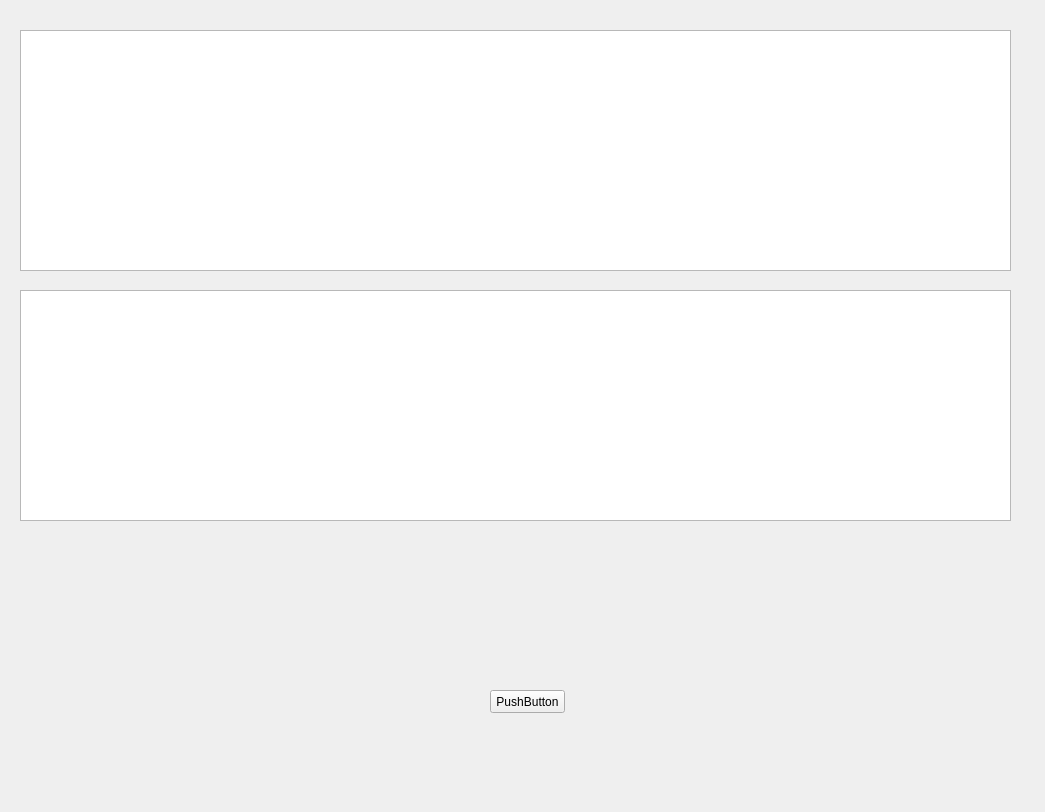
<?xml version="1.0" encoding="UTF-8"?>
<ui version="4.0">
 <class>GUITable</class>
 <widget class="QWidget" name="GUITable">
  <property name="geometry">
   <rect>
    <x>0</x>
    <y>0</y>
    <width>1045</width>
    <height>812</height>
   </rect>
  </property>
  <property name="windowTitle">
   <string>GUITable</string>
  </property>
  <widget class="QListWidget" name="repoList">
   <property name="geometry">
    <rect>
     <x>20</x>
     <y>30</y>
     <width>991</width>
     <height>241</height>
    </rect>
   </property>
  </widget>
  <widget class="QPushButton" name="moveDogButton">
   <property name="geometry">
    <rect>
     <x>490</x>
     <y>690</y>
     <width>75</width>
     <height>23</height>
    </rect>
   </property>
   <property name="text">
    <string>PushButton</string>
   </property>
  </widget>
  <widget class="QTableView" name="adoptionList">
   <property name="geometry">
    <rect>
     <x>20</x>
     <y>290</y>
     <width>991</width>
     <height>231</height>
    </rect>
   </property>
  </widget>
 </widget>
 <layoutdefault spacing="6" margin="11"/>
 <resources/>
 <connections/>
</ui>
